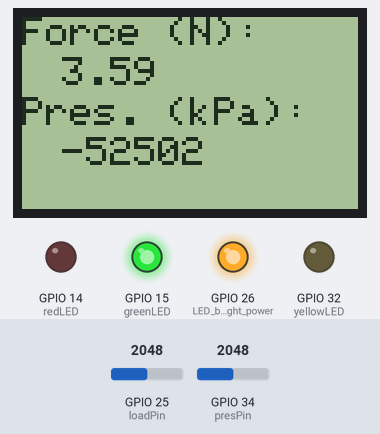
Bench run of a sketch on a simulated ESP32. Parts: 84×48 one-colour display, output pins drawn as LEDs (lit = HIGH). Inputs (shaded band) come from the test bench; at power-on: GPIO 25 (loadPin) = 2048, GPIO 34 (presPin) = 2048. What the sketch prints to the serial monitor is not drawn.

Above: at 8.0 s.
8.1 s: GPIO 25 (loadPin) set to 2866
At 9.3 s:
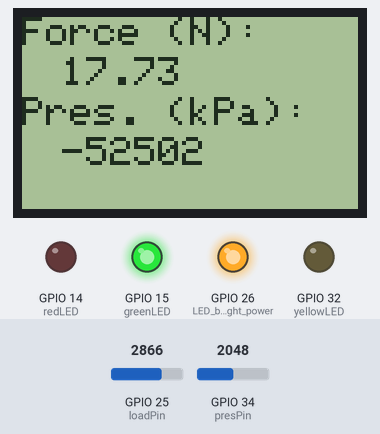
9.8 s: GPIO 34 (presPin) set to 2866
At 10.8 s:
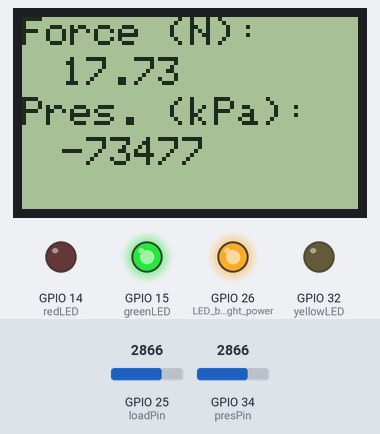
11.5 s: GPIO 25 (loadPin) set to 3603
At 12.3 s:
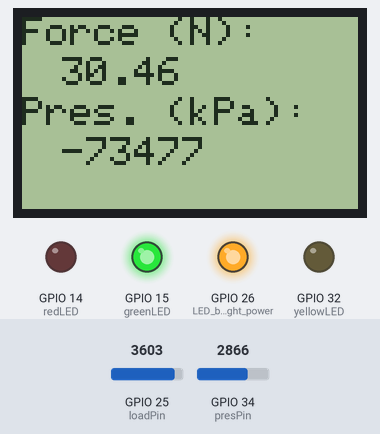
13.2 s: GPIO 34 (presPin) set to 3603
At 14.4 s:
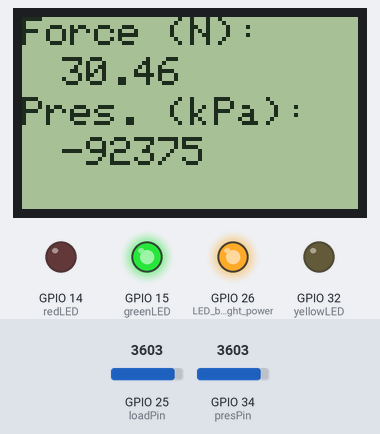
14.7 s: GPIO 25 (loadPin) set to 4095
At 15.9 s:
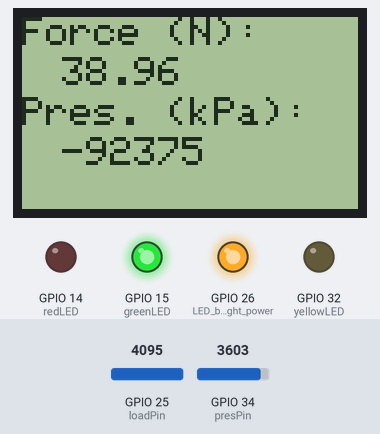
16.4 s: GPIO 34 (presPin) set to 4095
At 17.3 s:
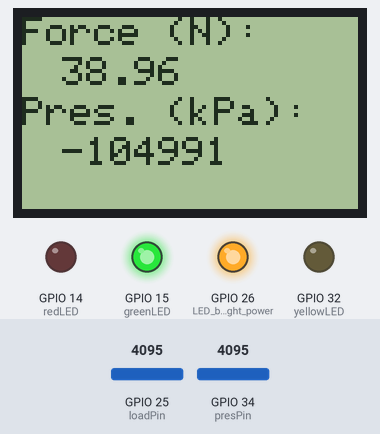
Timing chart, 0 to 19.1 s (numbered marks = the images above; inputs shaded):
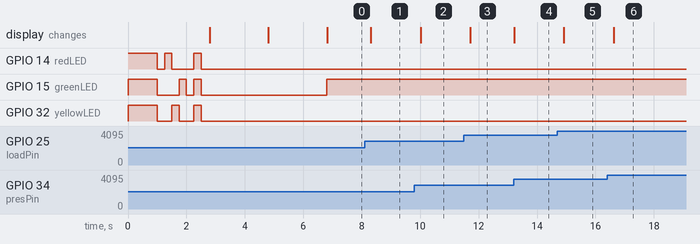

Measured:
- after the input at 8.1 s, the display: changes after 0.21 s (image 1)
- after the input at 9.8 s, the display: changes after 0.22 s (image 2)
- after the input at 11.5 s, the display: changes after 0.22 s (image 3)
- after the input at 13.2 s, the display: changes at once (image 4)
- after the input at 14.7 s, the display: changes after 0.22 s (image 5)
- after the input at 16.4 s, the display: changes after 0.22 s (image 6)

The sketch:

VAD_Demo.ino
```cpp
/*
 *  This program has been written by James Kinch on behalf of the Surgical Technologies Laboratory
 *  at the University of Leeds.
 *
 *  This code is written to work with the Adafruit Huzzah EPS32 Featherboard.
 *
 *  Feel free to edit as required.
 */

// Screen Setup
#include <SPI.h>
#include <Adafruit_GFX.h>
#include <Adafruit_PCD8544.h>

int numRot = 2; //setting the amount of screen rotation as the screen is rotated.

// Software SPI (slower updates, more flexible pin options):
// pin 7 - Serial clock out (SCLK)
// pin 6 - Serial data out (DIN)
// pin 5 - Data/Command select (D/C)
// pin 4 - LCD chip select (CS)
// pin 3 - LCD reset (RST)
Adafruit_PCD8544 display = Adafruit_PCD8544(5, 18, 33, 12, 27);

#define NUMFLAKES 10
#define XPOS 0
#define YPOS 1
#define DELTAY 2

#define LOGO16_GLCD_HEIGHT 16
#define LOGO16_GLCD_WIDTH  16

//Load Cell Setup
int loadPin = 25; //set load cell analog pin input
int loadVal = 0;

  //Calibration details
  float ReadingA_Strain1 = 1840.0; //reading from sensor
  float LoadA_Strain1 = 0.0; //  (Kg,lbs..) Enter load applied
  float ReadingB_Strain1 = 3287; //reading from sensor
  float LoadB_Strain1 = 25.0; //  (Kg,lbs..) Enter load applied

//Pressure Sensor Setup
int presPin = 34; //set pressure sensor analog pin input
int presVolt = 0;
int presVal = 0;

//LED Setup
int redLED = 14;
int yellowLED = 32;
int greenLED = 15;

//Traffic Light LED Configuration - These are the green, amber and red threshold values (g,a,r)
  /*
   * From functional tests of the loads required to break the vacuum seal using the VAD device, the following loads have been determined to the the
   * green, amber and red thresholds for the corrosponding pressures:
   * 55kPa = 0,50,70
   * 60kPa = 0,60,80
   * 65kPa = 0,70,90
   * 70kPa = 0,80,90
   * Based on these thresholds, the traffic light system is configured.
   */
int pres_thresh[] = {50,60,70,80,90};
int greenAmberLED_thresh = 50;
int amberRedLED_thresh = 60;

void setup() {
  Serial.begin(9600); //  setup serial

  //LEDs Setup
  pinMode(redLED, OUTPUT); //RED LED
  pinMode(yellowLED, OUTPUT); //YELLOW LED
  pinMode(greenLED, OUTPUT); //GREEN LED

    //LED TEST
    digitalWrite(14, HIGH);
    digitalWrite(32, HIGH);
    digitalWrite(15, HIGH);
    delay(1000);
    digitalWrite(14, LOW);
    digitalWrite(32, LOW);
    digitalWrite(15, LOW);
    delay(250);
    digitalWrite(14, HIGH);
    digitalWrite(32, LOW);
    digitalWrite(15, LOW);
    delay(250);
    digitalWrite(14, LOW);
    digitalWrite(32, HIGH);
    digitalWrite(15, LOW);
    delay(250);
    digitalWrite(14, LOW);
    digitalWrite(32, LOW);
    digitalWrite(15, HIGH);
    delay(250);
    digitalWrite(14, LOW);
    digitalWrite(32, LOW);
    digitalWrite(15, LOW);
    delay(250);
    digitalWrite(14, HIGH);
    digitalWrite(32, HIGH);
    digitalWrite(15, HIGH);
    delay(250);
    digitalWrite(14, LOW);
    digitalWrite(32, LOW);
    digitalWrite(15, LOW);
    delay(250);

  //display init
  display.begin();
  display.setContrast(65);
  pinMode(26, OUTPUT); //LED backlight power
  dacWrite(26,255); //required to use dacWrite as analogWrite not a completed fuction in Esspresif lib.

  display.clearDisplay();   // clears the screen and buffer
  display.setRotation(numRot);  // rotate 90 degrees counter clockwise, can also use values of 2 and 3 to go further.
  //displaying opening screen
  display.setTextSize(1.5);
  display.setTextColor(BLACK);
  display.setCursor(0,0);
  display.println("University of Leeds");
  display.setCursor(0,20);
  display.println("Surg Tech Lab");
  display.display();
  delay(2000);

  display.clearDisplay();
  display.setRotation(numRot);
  display.setTextSize(1);
  display.setTextColor(BLACK);
  display.setCursor(0,0);
  display.println("Atraumatic");
  display.setCursor(0,10);
  display.println("Vacuum");
  display.setCursor(0,20);
  display.println("Assisted");
  display.setCursor(0,30);
  display.println("Delivery");
  display.setCursor(0,40);
  display.println("Demo");
  display.display();
  delay(2000);
}

void loop() {
  //load cell
  float newReading_Strain1 = analogRead(loadPin);  // analog in 0 for Strain 1
  //Serial.println(newReading_Strain1);  // debug value

  // Calculate load by interpolation
  float load_Strain1 = ((LoadB_Strain1 - LoadA_Strain1)/(ReadingB_Strain1 - ReadingA_Strain1)) * (newReading_Strain1 - ReadingA_Strain1) + LoadA_Strain1;


  //pressure sensor
  presVolt = analogRead(presPin);     // read the input pin
  //Serial.println(presVolt);             // debug value

    //pressure sensor calibration
    presVal = ((presVolt*256.42)-121.74)/-10; //values taken from Dushyants LV program


  //LED TRAFFIC LIGHT SYSTEM
  //Determining the pressure and setting - pres_thresh[] = {50,60,70,80,90};
  if (presVal < 55) {
    greenAmberLED_thresh = pres_thresh[0];
    amberRedLED_thresh = pres_thresh[2];
  }
  else if (presVal < 60) {
    greenAmberLED_thresh = pres_thresh[1];
    amberRedLED_thresh = pres_thresh[3];
  }
  else if (presVal < 65) {
    greenAmberLED_thresh = pres_thresh[2];
    amberRedLED_thresh = pres_thresh[4];
  }
  else if (presVal < 70) {
    greenAmberLED_thresh = pres_thresh[3];
    amberRedLED_thresh = pres_thresh[4];
  }

  Serial.println("greenAmberLED_thresh");
  Serial.println(greenAmberLED_thresh);
  Serial.println("amberRedLED_thresh");
  Serial.println(amberRedLED_thresh);

  if (load_Strain1 > amberRedLED_thresh) {
    digitalWrite(redLED, HIGH);
    digitalWrite(yellowLED, LOW);
    digitalWrite(greenLED, LOW);
  }
  else if (load_Strain1 <= amberRedLED_thresh && load_Strain1 >= greenAmberLED_thresh ) {
    digitalWrite(redLED, LOW);
    digitalWrite(yellowLED, HIGH);
    digitalWrite(greenLED, LOW);
  }
  else if (load_Strain1 < greenAmberLED_thresh) {
    digitalWrite(redLED, LOW);
    digitalWrite(yellowLED, LOW);
    digitalWrite(greenLED, HIGH);
  }

  //DISPLAY
  display.clearDisplay();   // clears the screen and buffer
  display.setRotation(numRot);
  display.setTextSize(1);
  display.setTextColor(BLACK);
  display.setCursor(0,0);
  display.println("Force (N):");
  display.setCursor(10,10);
  display.println(load_Strain1);
  display.setCursor(0,20);
  display.println("Pres. (kPa):");
  display.setCursor(10,30);
  display.println(presVal);
  display.display();
  delay(200);

}
```
